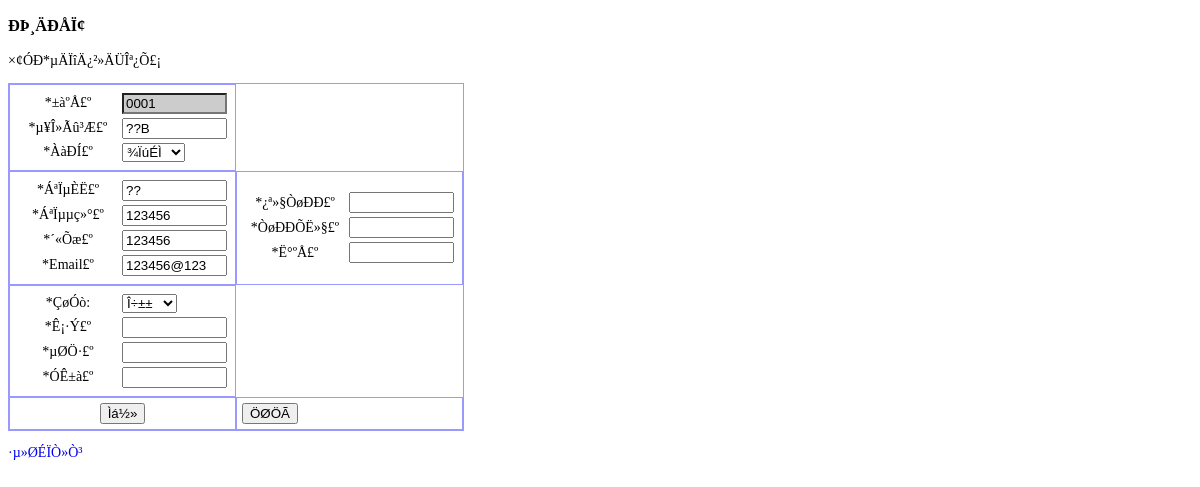
The page /basic/company/company_modify.php?id=0001 on the database as committed earlier.
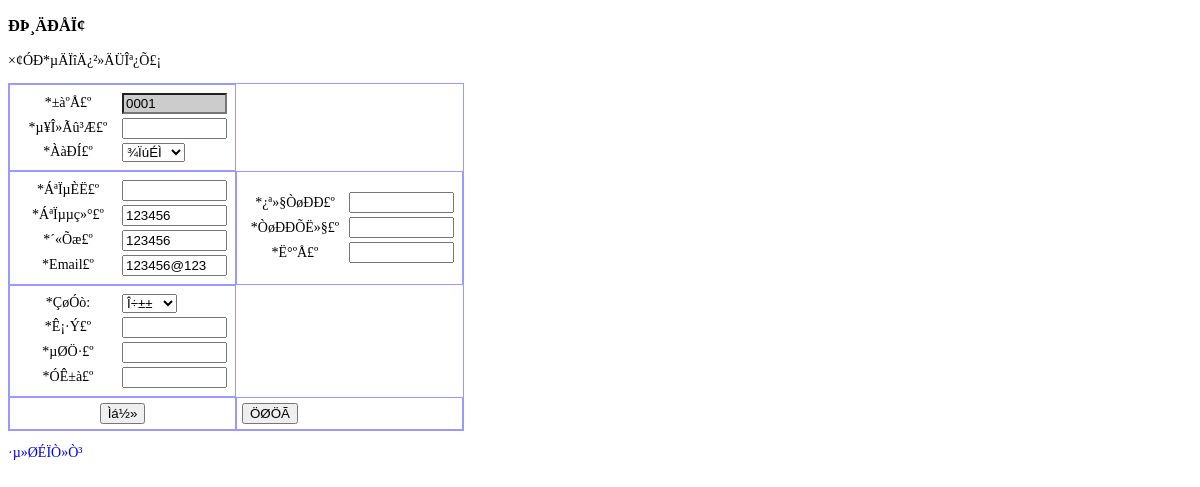
The same page on the database as committed later.
### tables this page shows
CREATE TABLE `table_company` (
  `id` varchar(4) NOT NULL,
  `name` varchar(10) NOT NULL,
  `type` varchar(10) default NULL,
  `contact` varchar(10) default NULL,
  `phone` varchar(12) default NULL,
  `fax` varchar(12) default NULL,
  `email` varchar(20) default NULL,
  `bank` varchar(10) default NULL,
  `bankaccount` varchar(20) default NULL,
  `tariff` varchar(20) default NULL,
  `area` varchar(10) default NULL,
  `province` varchar(10) default NULL,
  `address` varchar(50) default NULL,
  `zipcode` varchar(10) default NULL,
  PRIMARY KEY  (`id`,`name`)
);

### basic/company/company_modify.php (the view, shortened to what this page needs)
<!DOCTYPE html PUBLIC "-//W3C//DTD XHTML 1.0 Transitional//EN" "http://www.w3.org/TR/xhtml1/DTD/xhtml1-transitional.dtd">
<html xmlns="http://www.w3.org/1999/xhtml">
<head>
</head>
<?php
	$id=$_GET["id"];
	$query="select * from table_company where id=$id";
	$result=mysql_query($query);
	$RS=mysql_fetch_array($result);
?>
<body>
<h3>ÐÞ¸ÄÐÅÏ¢</h3>
<p>×¢ÓÐ*µÄÏîÄ¿²»ÄÜÎª¿Õ£¡ </p>
<form id="company_modify" name="company_modify" method="post" action="company_modify_bg.php" onsubmit="return checkForm();">
  <table border="1" cellpadding="5" cellspacing="0" bordercolor="#9999FF">
    <tr>
      <td bordercolor="#990099"><table width="100%">
          <tr>
            <td width="100" align="center">*±àºÅ£º</td>
            <td><input name="id" type="text" size="10" maxlength="10" style=" background-color:#CCCCCC" value="<?php echo $RS['id']; ?>" readonly/></td>
          </tr>
          <tr>
            <td width="100" align="center">*µ¥Î»Ãû³Æ£º</td>
            <td><input name="name" type="text" value="<?php echo $RS['name']; ?>" size="10" maxlength="10" /></td>
          </tr>
          <tr>
            <td width="100" align="center">*ÀàÐÍ£º</td>
            <td><select name="type">
                <option value="¾­ÏúÉÌ">¾­ÏúÉÌ</option>
              </select></td>
          </tr>
        </table></td>
    </tr>
    <tr>
      <td><table width="100%">
          <tr>
            <td width="100" align="center">*ÁªÏµÈË£º</td>
            <td><input name="contact" type="text" value="<?php echo $RS['contact']; ?>" size="10" maxlength="10"/></td>
          </tr>
          <tr>
            <td width="100" align="center">*ÁªÏµµç»°£º</td>
            <td><input name="phone" type="text" value="<?php echo $RS['phone']; ?>" size="10" maxlength="10"/></td>
          </tr>
          <tr>
            <td width="100" align="center">*´«Õæ£º</td>
            <td><input name="fax" type="text" value="<?php echo $RS['fax']; ?>" size="10" maxlength="10"/></td>
          </tr>
          <tr>
            <td width="100" align="center">*Email£º</td>
            <td><input name="email" type="text" value="<?php echo $RS['email']; ?>" size="10" maxlength="10"/></td>
          </tr>
        </table></td>
      <td><table width="100%">
          <tr>
            <td width="100" align="center">*¿ª»§ÒøÐÐ£º</td>
            <td><input name="bank" type="text" value="<?php echo $RS['bank']; ?>" size="10" maxlength="10" /></td>
          </tr>
          <tr>
            <td width="100" align="center">*ÒøÐÐÕË»§£º</td>
            <td><input name="bankaccount" type="text" value="<?php echo $RS['bankaccount']; ?>" size="10" maxlength="10" />
          </tr>
          <tr>
            <td width="100" align="center">*Ë°ºÅ£º</td>
            <td><input name="tariff" type="text" onkeyup="value=value.replace(/[\W]/g,'')" value="<?php echo $RS['tariff']; ?>" size="10" maxlength="10"/></td>
          </tr>
        </table></td>
    </tr>
    <tr>
      <td><table width="100%">
          <tr>
            <td width="100" align="center">*ÇøÓò:</td>
            <td><select name="area">
                <option value="Î÷±±" <?php if($RS['area']=="Î÷±±") echo 'selected'; ?>>Î÷±±</option>
              </select></td>
          </tr>
          <tr>
            <td width="100" align="center">*Ê¡·Ý£º</td>
            <td><input name="province" type="text" value="<?php echo $RS['province']; ?>" size="10" maxlength="10" /></td>
          </tr>
          <tr>
            <td width="100" align="center">*µØÖ·£º</td>
            <td><input name="address" type="text" value="<?php echo $RS['address']; ?>" size="10" maxlength="10" /></td>
          </tr>
          <tr>
            <td width="100" align="center">*ÓÊ±à£º</td>
            <td><input name="zipcode" type="text" value="<?php echo $RS['zipcode']; ?>" size="10" maxlength="10" /></td>
          </tr>
        </table></td>
    </tr>
    <tr>
      <td align="center"><input name="submit" type="submit" value="Ìá½»" /></td>
      <td><input name="submit" type="reset" value="ÖØÖÃ" />
      </td>
    </tr>
  </table>
</form>
<p><a href="company_show.php">·µ»ØÉÏÒ»Ò³</a></p>
</body>
</html>

Rows that differ between the two databases and show on the page:
removed table_company: id "0001", name "??B", contact "??", phone "123456", fax "123456", email "123456@123"
added table_company: id "0001", phone "123456", fax "123456", email "123456@123"
